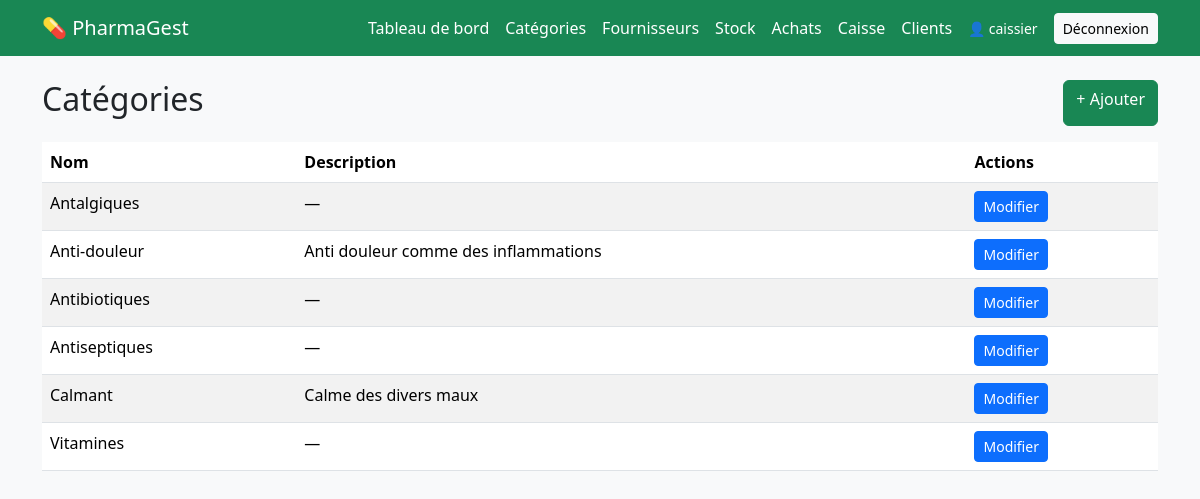
The page /categories/ (signed in) on the database its author committed.
### medicaments/models.py (models this page shows, shortened)
class Categorie(models.Model):
    nom = models.CharField(max_length=100, unique=True)
    description = models.TextField(blank=True)
    class Meta:
        ordering = ["nom"]
        verbose_name = "catégorie"
        verbose_name_plural = "catégories"

### medicaments/views.py (the view)
# urls.py: path("categories/", views.CategorieListView.as_view(), name="categorie_liste"),
class CategorieListView(ListView):
    model = Categorie
    template_name = "medicaments/categorie_liste.html"
    context_object_name = "categories"

### templates/medicaments/categorie_liste.html
{% extends "base.html" %}
{% block content %}
<div class="d-flex justify-content-between mb-3">
  <h2>Catégories</h2>
  <a href="{% url 'categorie_ajouter' %}" class="btn btn-success">+ Ajouter</a>
</div>
<table class="table table-striped bg-white">
  <thead><tr><th>Nom</th><th>Description</th><th>Actions</th></tr></thead>
  <tbody>
  {% for c in categories %}
    <tr>
      <td>{{ c.nom }}</td>
      <td>{{ c.description|default:"—" }}</td>
      <td><a href="{% url 'categorie_modifier' c.pk %}" class="btn btn-sm btn-primary">Modifier</a></td>
    </tr>
  {% empty %}
    <tr><td colspan="3" class="text-center">Aucune catégorie.</td></tr>
  {% endfor %}
  </tbody>
</table>
{% endblock %}

### templates/base.html (shortened to what this page needs)
<!DOCTYPE html>
<html lang="fr">
<head>
  <link href="https://cdn.jsdelivr.net/npm/bootstrap@5.3.3/dist/css/bootstrap.min.css" rel="stylesheet">
</head>
<body class="bg-light">
<nav class="navbar navbar-dark bg-success mb-4">
  <div class="container">
    <a class="navbar-brand" href="{% url 'medicament_liste' %}">💊 PharmaGest</a>
    <div class="d-flex gap-3 align-items-center flex-wrap">
      <a class="nav-link text-white" href="{% url 'dashboard' %}">Tableau de bord</a>
      <a class="nav-link text-white" href="{% url 'categorie_liste' %}">Catégories</a>
      <a class="nav-link text-white" href="{% url 'fournisseur_liste' %}">Fournisseurs</a>
      <a class="nav-link text-white" href="{% url 'stock_apercu' %}">Stock</a>
      <a class="nav-link text-white" href="{% url 'achat_liste' %}">Achats</a>
      <a class="nav-link text-white" href="{% url 'caisse' %}">Caisse</a>
      <a class="nav-link text-white" href="{% url 'client_liste' %}">Clients</a>
      {% if user.is_authenticated %}
        <span class="text-white small">👤 {{ user.username }}</span>
        <form method="post" action="{% url 'logout' %}" class="m-0">
          <button class="btn btn-light btn-sm">Déconnexion</button>
        </form>
      {% endif %}
    </div>
  </div>
</nav>
<div class="container">
  {% block content %}{% endblock %}
</div>
</body>
</html>

### rows shown on the page
Categorie: nom "Antalgiques", description "—"
Categorie: nom "Anti-douleur", description "Anti douleur comme des inflammations"
Categorie: nom "Antibiotiques", description "—"
Categorie: nom "Antiseptiques", description "—"
Categorie: nom "Calmant", description "Calme des divers maux"
Categorie: nom "Vitamines", description "—"

### other values the page prints
{{ user.username }} "caissier"
